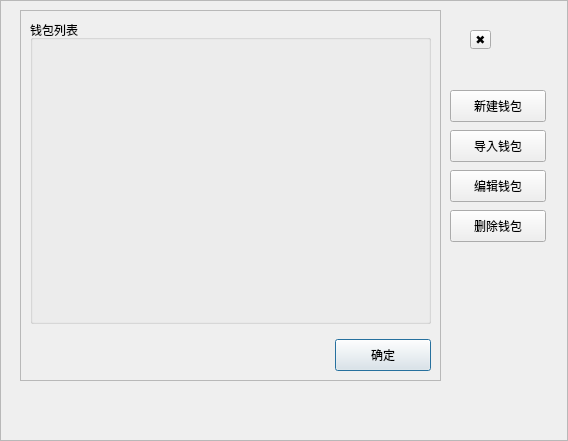
<?xml version="1.0" encoding="UTF-8"?>
<ui version="4.0">
 <class>WalletForm</class>
 <widget class="QDialog" name="WalletForm">
  <property name="geometry">
   <rect>
    <x>0</x>
    <y>0</y>
    <width>568</width>
    <height>441</height>
   </rect>
  </property>
  <property name="windowTitle">
   <string>Dialog</string>
  </property>
  <layout class="QVBoxLayout" name="verticalLayout">
   <property name="spacing">
    <number>0</number>
   </property>
   <property name="leftMargin">
    <number>0</number>
   </property>
   <property name="topMargin">
    <number>0</number>
   </property>
   <property name="rightMargin">
    <number>0</number>
   </property>
   <property name="bottomMargin">
    <number>0</number>
   </property>
   <item>
    <widget class="QFrame" name="frameMain">
     <property name="frameShape">
      <enum>QFrame::StyledPanel</enum>
     </property>
     <widget class="QToolButton" name="ButtonClose">
      <property name="geometry">
       <rect>
        <x>470</x>
        <y>30</y>
        <width>21</width>
        <height>19</height>
       </rect>
      </property>
      <property name="text">
       <string>✖️</string>
      </property>
     </widget>
     <widget class="QFrame" name="frameContent">
      <property name="geometry">
       <rect>
        <x>20</x>
        <y>10</y>
        <width>421</width>
        <height>371</height>
       </rect>
      </property>
      <property name="frameShape">
       <enum>QFrame::StyledPanel</enum>
      </property>
      <layout class="QVBoxLayout" name="verticalLayout_2">
       <item>
        <widget class="QGroupBox" name="groupBoxWallets">
         <property name="sizePolicy">
          <sizepolicy hsizetype="Preferred" vsizetype="Expanding">
           <horstretch>0</horstretch>
           <verstretch>0</verstretch>
          </sizepolicy>
         </property>
         <property name="title">
          <string>钱包列表</string>
         </property>
        </widget>
       </item>
       <item>
        <layout class="QHBoxLayout" name="horizontalLayout">
         <property name="spacing">
          <number>9</number>
         </property>
         <property name="topMargin">
          <number>9</number>
         </property>
         <item>
          <spacer name="horizontalSpacer">
           <property name="orientation">
            <enum>Qt::Horizontal</enum>
           </property>
           <property name="sizeHint" stdset="0">
            <size>
             <width>40</width>
             <height>20</height>
            </size>
           </property>
          </spacer>
         </item>
         <item>
          <widget class="QPushButton" name="ButtonOK">
           <property name="sizePolicy">
            <sizepolicy hsizetype="Fixed" vsizetype="Fixed">
             <horstretch>0</horstretch>
             <verstretch>0</verstretch>
            </sizepolicy>
           </property>
           <property name="minimumSize">
            <size>
             <width>96</width>
             <height>32</height>
            </size>
           </property>
           <property name="maximumSize">
            <size>
             <width>96</width>
             <height>32</height>
            </size>
           </property>
           <property name="text">
            <string>确定</string>
           </property>
          </widget>
         </item>
        </layout>
       </item>
      </layout>
     </widget>
     <widget class="QPushButton" name="ButtonEditWallet">
      <property name="geometry">
       <rect>
        <x>450</x>
        <y>170</y>
        <width>96</width>
        <height>32</height>
       </rect>
      </property>
      <property name="sizePolicy">
       <sizepolicy hsizetype="Fixed" vsizetype="Fixed">
        <horstretch>0</horstretch>
        <verstretch>0</verstretch>
       </sizepolicy>
      </property>
      <property name="minimumSize">
       <size>
        <width>96</width>
        <height>32</height>
       </size>
      </property>
      <property name="maximumSize">
       <size>
        <width>96</width>
        <height>32</height>
       </size>
      </property>
      <property name="text">
       <string>编辑钱包</string>
      </property>
     </widget>
     <widget class="QPushButton" name="ButtonNewWallet">
      <property name="geometry">
       <rect>
        <x>450</x>
        <y>90</y>
        <width>96</width>
        <height>32</height>
       </rect>
      </property>
      <property name="sizePolicy">
       <sizepolicy hsizetype="Fixed" vsizetype="Fixed">
        <horstretch>0</horstretch>
        <verstretch>0</verstretch>
       </sizepolicy>
      </property>
      <property name="minimumSize">
       <size>
        <width>96</width>
        <height>32</height>
       </size>
      </property>
      <property name="maximumSize">
       <size>
        <width>96</width>
        <height>32</height>
       </size>
      </property>
      <property name="text">
       <string>新建钱包</string>
      </property>
     </widget>
     <widget class="QPushButton" name="ButtonImportWallet">
      <property name="geometry">
       <rect>
        <x>450</x>
        <y>130</y>
        <width>96</width>
        <height>32</height>
       </rect>
      </property>
      <property name="sizePolicy">
       <sizepolicy hsizetype="Fixed" vsizetype="Fixed">
        <horstretch>0</horstretch>
        <verstretch>0</verstretch>
       </sizepolicy>
      </property>
      <property name="minimumSize">
       <size>
        <width>96</width>
        <height>32</height>
       </size>
      </property>
      <property name="maximumSize">
       <size>
        <width>96</width>
        <height>32</height>
       </size>
      </property>
      <property name="text">
       <string>导入钱包</string>
      </property>
     </widget>
     <widget class="QPushButton" name="ButtonDeleteWallet">
      <property name="geometry">
       <rect>
        <x>450</x>
        <y>210</y>
        <width>96</width>
        <height>32</height>
       </rect>
      </property>
      <property name="sizePolicy">
       <sizepolicy hsizetype="Fixed" vsizetype="Fixed">
        <horstretch>0</horstretch>
        <verstretch>0</verstretch>
       </sizepolicy>
      </property>
      <property name="minimumSize">
       <size>
        <width>96</width>
        <height>32</height>
       </size>
      </property>
      <property name="maximumSize">
       <size>
        <width>96</width>
        <height>32</height>
       </size>
      </property>
      <property name="text">
       <string>删除钱包</string>
      </property>
     </widget>
    </widget>
   </item>
  </layout>
 </widget>
 <resources/>
 <connections/>
</ui>
